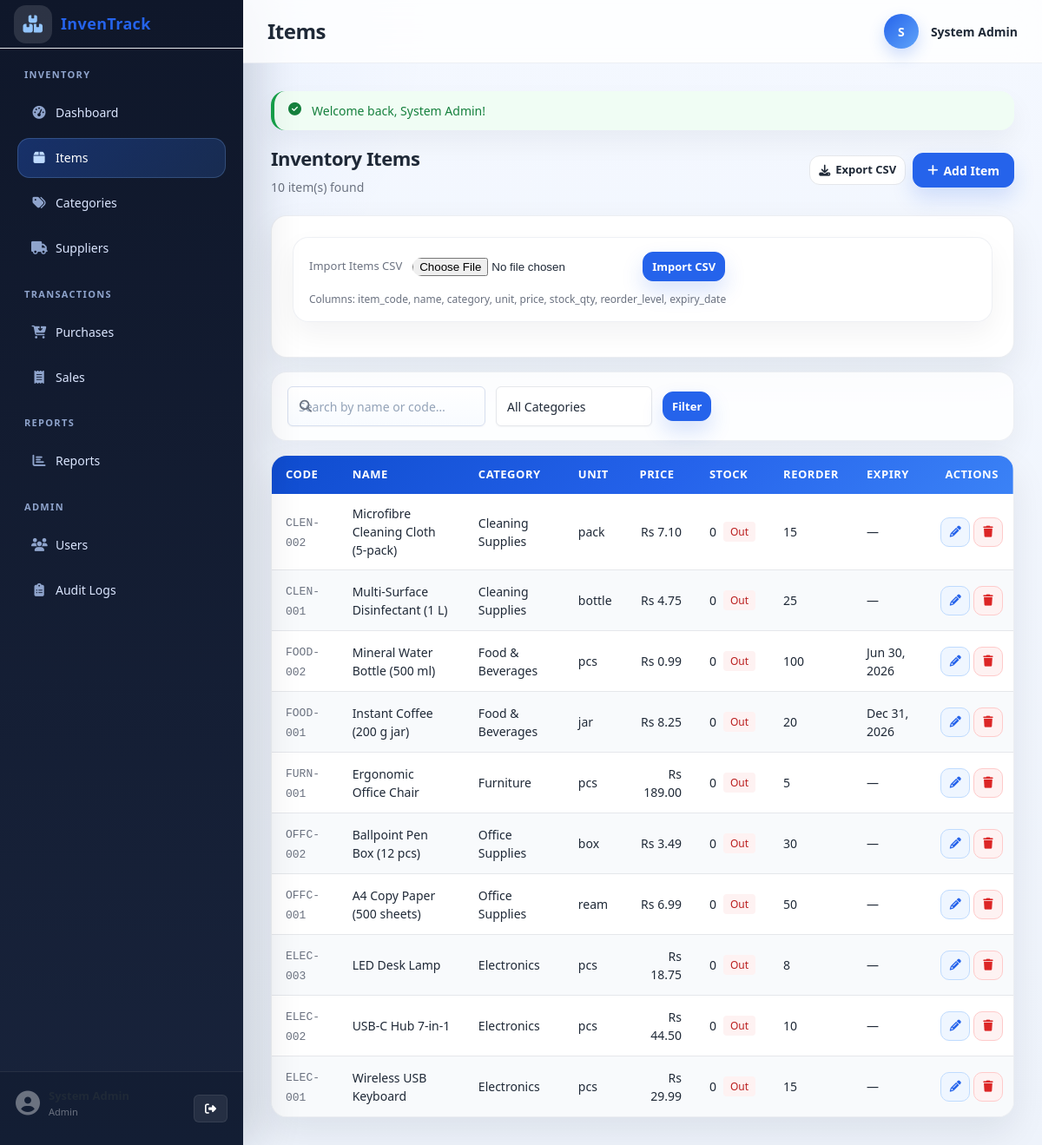
/pages/items/index.php (signed in), run on the app's committed database.
### tables this page shows
CREATE TABLE items (
    id            INT            AUTO_INCREMENT PRIMARY KEY,
    item_code     VARCHAR(50)    NOT NULL,
    name          VARCHAR(150)   NOT NULL,
    category_id   INT            NOT NULL,
    unit          VARCHAR(30)    NOT NULL DEFAULT 'pcs',
    price         DECIMAL(10,2)  NOT NULL DEFAULT 0.00,
    stock_qty     INT            NOT NULL DEFAULT 0,
    reorder_level INT            NOT NULL DEFAULT 10,
    expiry_date   DATE           NULL,
    created_at    DATETIME       DEFAULT CURRENT_TIMESTAMP,
    CONSTRAINT uq_items_item_code UNIQUE (item_code),
    CONSTRAINT fk_items_category
        FOREIGN KEY (category_id) REFERENCES categories (id)
        ON UPDATE CASCADE ON DELETE RESTRICT
);

CREATE TABLE categories (
    id          INT          AUTO_INCREMENT PRIMARY KEY,
    name        VARCHAR(100) NOT NULL,
    description TEXT,
    created_at  DATETIME     DEFAULT CURRENT_TIMESTAMP,
    CONSTRAINT uq_categories_name UNIQUE (name)
);

### includes/auth.php (called while the page is built, shortened)
<?php
require_once __DIR__ . '/functions.php';
function current_user(): ?array
{
    return $_SESSION['user'] ?? null;
}

### includes/functions.php (called while the page is built, shortened)
<?php
function app_base_path(): string
{
    static $base_path = null;
    if ($base_path !== null) {
        return $base_path;
    }
    $base_path = '/' . trim(basename(dirname(__DIR__)), '/');
    return $base_path;
}
function app_url(string $path = ''): string
{
    $path = ltrim($path, '/');
    return $path === '' ? app_base_path() . '/' : app_base_path() . '/' . $path;
}
function get_flash(): ?array
{
    $flash = $_SESSION['flash'];
    return $flash;
}
function sanitize(mixed $value): string
{
    return htmlspecialchars(trim((string)$value), ENT_QUOTES, 'UTF-8');
}
function format_currency(float|int|string $amount): string
{
    return 'Rs ' . number_format((float)$amount, 2);
}
function format_date(?string $date): string
{
    $ts = strtotime($date);
    return $ts !== false ? date('M d, Y', $ts) : '';
}

### pages/items/index.php (the view, shortened to what this page needs)
<?php
require_once __DIR__ . '/../../config/db.php';
require_once __DIR__ . '/../../includes/auth.php';
require_once __DIR__ . '/../../includes/functions.php';
$user      = current_user();
$is_editor = in_array($user['role'], ['admin', 'manager'], true);
$q      = trim($_GET['q']      ?? '');
$page   = max(1, (int)($_GET['page'] ?? 1));
$per    = 15;
$where  = ['1=1'];
$params = [];
$where_sql = implode(' AND ', $where);
$count_sql = "SELECT COUNT(*) FROM items i LEFT JOIN categories c ON c.id=i.category_id WHERE $where_sql";
$count_stmt = $pdo->prepare($count_sql);
$count_stmt->execute($params);
$total = (int)$count_stmt->fetchColumn();
$pag    = paginate($total, $per, $page);
$offset = $pag['offset'];
$data_sql = "SELECT i.*, c.name AS category_name
             FROM items i
             LEFT JOIN categories c ON c.id = i.category_id
             WHERE $where_sql
             ORDER BY i.id DESC
             LIMIT :limit OFFSET :offset";
$stmt = $pdo->prepare($data_sql);
$stmt->bindValue(':limit',  $per,    PDO::PARAM_INT);
$stmt->bindValue(':offset', $offset, PDO::PARAM_INT);
$stmt->execute();
$items = $stmt->fetchAll();
require_once __DIR__ . '/../../includes/header.php';
require_once __DIR__ . '/../../includes/sidebar.php';
?>
<div class="page-wrapper">
    <div class="topbar">
        <h1 class="topbar-title">Items</h1>
        <div class="topbar-user">
            <div class="user-avatar"><?= strtoupper(substr($user['name'], 0, 1)) ?></div>
            <span class="user-name"><?= sanitize($user['name']) ?></span>
        </div>
    </div>
    <main class="main-content">
        <?php $flash = get_flash(); if ($flash): ?>
        <div class="alert alert-<?= sanitize($flash['type']) ?>" style="margin-bottom:16px">
            <i class="fa-solid <?= $flash['type']==='success' ? 'fa-circle-check' : 'fa-circle-exclamation' ?>"></i>
            <?= sanitize($flash['message']) ?>
        </div>
        <?php endif; ?>
        <div class="page-header">
            <div>
                <h2 class="page-title">Inventory Items</h2>
                <p class="page-subtitle"><?= $total ?> item(s) found</p>
            </div>
            <div style="display:flex;gap:8px;align-items:center">
                <a href="<?= htmlspecialchars(app_url('api/export_csv.php?type=items'), ENT_QUOTES, 'UTF-8') ?>" class="btn-secondary btn-sm">
                    <i class="fa-solid fa-download"></i> Export CSV
                </a>
                <?php if ($is_editor): ?>
                <a href="<?= htmlspecialchars(app_url('pages/items/add.php'), ENT_QUOTES, 'UTF-8') ?>" class="btn-primary">
                    <i class="fa-solid fa-plus"></i> Add Item
                </a>
                <?php endif; ?>
            </div>
        </div>
        <?php if ($is_editor): ?>
        <div class="form-card" style="margin-bottom:16px;max-width:100%">
            <form method="POST" action="<?= htmlspecialchars(app_url('api/import_csv.php'), ENT_QUOTES, 'UTF-8') ?>" enctype="multipart/form-data" class="filter-bar">
                <label style="font-size:13px;color:var(--muted)">Import Items CSV</label>
                <input type="file" name="csv_file" accept=".csv,text/csv" required>
                <button type="submit" class="btn-primary btn-sm">Import CSV</button>
                <span class="field-hint">Columns: item_code, name, category, unit, price, stock_qty, reorder_level, expiry_date</span>
            </form>
        </div>
        <?php endif; ?>
        <form method="GET" class="filter-bar">
            <div class="search-wrapper">
                <i class="fa-solid fa-search"></i>
                <input type="search" name="q" placeholder="Search by name or code…" value="<?= sanitize($q) ?>">
            </div>
            <select name="cat_id">
                <option value="0">All Categories</option>
            </select>
            <button type="submit" class="btn-primary btn-sm">Filter</button>
        </form>
        <div class="table-container">
            <table>
                <thead>
                    <tr>
                        <th>Code</th>
                        <th>Name</th>
                        <th>Category</th>
                        <th>Unit</th>
                        <th>Price</th>
                        <th>Stock</th>
                        <th>Reorder</th>
                        <th>Expiry</th>
                        <?php if ($is_editor): ?><th class="col-actions">Actions</th><?php endif; ?>
                    </tr>
                </thead>
                <tbody>
                    <?php if (empty($items)): ?>
                    <tr><td colspan="<?= $is_editor ? 9 : 8 ?>" class="table-empty">No items found.</td></tr>
                    <?php else: ?>
                    <?php foreach ($items as $item): ?>
                    <?php
                        $stock = (int)$item['stock_qty'];
                        $reorder = (int)$item['reorder_level'];
                        if ($stock === 0) { $badge = 'badge-danger'; $badge_text = 'Out'; }
                        elseif ($stock <= $reorder) { $badge = 'badge-warning'; $badge_text = 'Low'; }
                        else { $badge = 'badge-success'; $badge_text = 'OK'; }
                    ?>
                    <tr>
                        <td><span class="item-code"><?= sanitize($item['item_code']) ?></span></td>
                        <td><?= sanitize($item['name']) ?></td>
                        <td><?= sanitize($item['category_name'] ?? '—') ?></td>
                        <td><?= sanitize($item['unit']) ?></td>
                        <td class="price-cell"><?= format_currency((float)$item['price']) ?></td>
                        <td>
                            <div class="stock-cell">
                                <?= $stock ?>
                                <span class="badge <?= $badge ?>"><?= $badge_text ?></span>
                            </div>
                        </td>
                        <td><?= $reorder ?></td>
                        <td><?= $item['expiry_date'] ? format_date($item['expiry_date']) : '—' ?></td>
                        <?php if ($is_editor): ?>
                        <td class="col-actions">
                            <a href="<?= htmlspecialchars(app_url('pages/items/edit.php?id=' . (int)$item['id']), ENT_QUOTES, 'UTF-8') ?>" class="btn-action btn-edit" title="Edit"><i class="fa-solid fa-pencil"></i></a>
                            <form method="POST" action="<?= htmlspecialchars(app_url('pages/items/delete.php'), ENT_QUOTES, 'UTF-8') ?>" style="display:inline">
                                <button type="submit" class="btn-action btn-delete" title="Delete" data-confirm-delete data-item-name="<?= sanitize($item['name']) ?>"><i class="fa-solid fa-trash"></i></button>
                            </form>
                        </td>
                        <?php endif; ?>
                    </tr>
                    <?php endforeach; ?>
                    <?php endif; ?>
                </tbody>
            </table>
        </div>
    </main>
</div>
<?php require_once __DIR__ . '/../../includes/footer.php'; ?>

### assets/css/responsive.css (style rules this page uses)
@media (min-width: 992px) { .page-wrapper { margin-left: 240px; } }
@media (min-width: 992px) { .topbar-user .user-name { display: inline; } }
@media (min-width: 992px) { .page-wrapper { margin-left: 280px; } }

### data on the page
items: item_code "CLEN-002", name "Microfibre Cleaning Cloth (5-pack)", category.name "Cleaning Supplies", unit "pack", price "Rs 7.10", stock_qty "0", stock_qty "Out", reorder_level "15"
items: item_code "CLEN-001", name "Multi-Surface Disinfectant (1 L)", category.name "Cleaning Supplies", unit "bottle", price "Rs 4.75", stock_qty "0", stock_qty "Out", reorder_level "25"
items: item_code "FOOD-002", name "Mineral Water Bottle (500 ml)", category.name "Food & Beverages", unit "pcs", price "Rs 0.99", stock_qty "0", stock_qty "Out", reorder_level "100", expiry_date "Jun 30, 2026"
items: item_code "FOOD-001", name "Instant Coffee (200 g jar)", category.name "Food & Beverages", unit "jar", price "Rs 8.25", stock_qty "0", stock_qty "Out", reorder_level "20", expiry_date "Dec 31, 2026"
items: item_code "FURN-001", name "Ergonomic Office Chair", category.name "Furniture", unit "pcs", price "Rs 189.00", stock_qty "0", stock_qty "Out", reorder_level "5"
items: item_code "OFFC-002", name "Ballpoint Pen Box (12 pcs)", category.name "Office Supplies", unit "box", price "Rs 3.49", stock_qty "0", stock_qty "Out", reorder_level "30"
items: item_code "OFFC-001", name "A4 Copy Paper (500 sheets)", category.name "Office Supplies", unit "ream", price "Rs 6.99", stock_qty "0", stock_qty "Out", reorder_level "50"
items: item_code "ELEC-003", name "LED Desk Lamp", category.name "Electronics", unit "pcs", price "Rs 18.75", stock_qty "0", stock_qty "Out", reorder_level "8"
items: item_code "ELEC-002", name "USB-C Hub 7-in-1", category.name "Electronics", unit "pcs", price "Rs 44.50", stock_qty "0", stock_qty "Out", reorder_level "10"
items: item_code "ELEC-001", name "Wireless USB Keyboard", category.name "Electronics", unit "pcs", price "Rs 29.99", stock_qty "0", stock_qty "Out", reorder_level "15"

### other printed values
$user_role "Admin"
substr($user['name'], 0, 1) "S"
$user['name'] "System Admin"
$flash['message'] "Welcome back, System Admin!"
$total "10"
